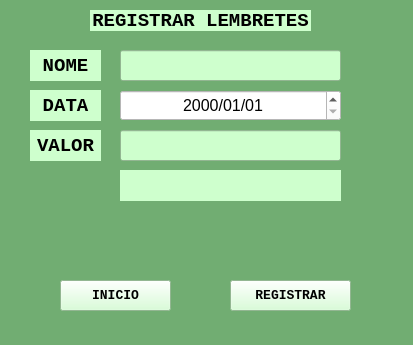
<?xml version="1.0" encoding="UTF-8"?>
<ui version="4.0">
 <class>MainWindow</class>
 <widget class="QMainWindow" name="MainWindow">
  <property name="geometry">
   <rect>
    <x>0</x>
    <y>0</y>
    <width>413</width>
    <height>345</height>
   </rect>
  </property>
  <property name="windowTitle">
   <string>MainWindow</string>
  </property>
  <property name="styleSheet">
   <string notr="true">background-color: rgb(113, 173, 114);
</string>
  </property>
  <widget class="QWidget" name="centralwidget">
   <widget class="QLabel" name="label">
    <property name="geometry">
     <rect>
      <x>30</x>
      <y>50</y>
      <width>71</width>
      <height>31</height>
     </rect>
    </property>
    <property name="font">
     <font>
      <family>Courier New</family>
      <pointsize>14</pointsize>
      <weight>75</weight>
      <bold>true</bold>
     </font>
    </property>
    <property name="styleSheet">
     <string notr="true">background-color: rgb(206, 255, 205);
</string>
    </property>
    <property name="frameShape">
     <enum>QFrame::NoFrame</enum>
    </property>
    <property name="frameShadow">
     <enum>QFrame::Plain</enum>
    </property>
    <property name="text">
     <string>NOME</string>
    </property>
    <property name="alignment">
     <set>Qt::AlignCenter</set>
    </property>
   </widget>
   <widget class="QLabel" name="label_2">
    <property name="geometry">
     <rect>
      <x>90</x>
      <y>10</y>
      <width>221</width>
      <height>21</height>
     </rect>
    </property>
    <property name="font">
     <font>
      <family>Courier New</family>
      <pointsize>14</pointsize>
      <weight>75</weight>
      <bold>true</bold>
     </font>
    </property>
    <property name="styleSheet">
     <string notr="true">background-color: rgb(206, 255, 205);
</string>
    </property>
    <property name="frameShape">
     <enum>QFrame::NoFrame</enum>
    </property>
    <property name="frameShadow">
     <enum>QFrame::Plain</enum>
    </property>
    <property name="text">
     <string>REGISTRAR LEMBRETES</string>
    </property>
    <property name="alignment">
     <set>Qt::AlignCenter</set>
    </property>
   </widget>
   <widget class="QLineEdit" name="lineEdit">
    <property name="geometry">
     <rect>
      <x>120</x>
      <y>50</y>
      <width>221</width>
      <height>31</height>
     </rect>
    </property>
    <property name="font">
     <font>
      <family>Courier New</family>
      <pointsize>12</pointsize>
      <weight>75</weight>
      <bold>true</bold>
     </font>
    </property>
    <property name="styleSheet">
     <string notr="true">background-color: rgb(206, 255, 205);

</string>
    </property>
   </widget>
   <widget class="QLabel" name="label_3">
    <property name="geometry">
     <rect>
      <x>30</x>
      <y>90</y>
      <width>71</width>
      <height>31</height>
     </rect>
    </property>
    <property name="font">
     <font>
      <family>Courier New</family>
      <pointsize>14</pointsize>
      <weight>75</weight>
      <bold>true</bold>
     </font>
    </property>
    <property name="styleSheet">
     <string notr="true">background-color: rgb(206, 255, 205);
</string>
    </property>
    <property name="frameShape">
     <enum>QFrame::NoFrame</enum>
    </property>
    <property name="frameShadow">
     <enum>QFrame::Plain</enum>
    </property>
    <property name="text">
     <string>DATA</string>
    </property>
    <property name="alignment">
     <set>Qt::AlignCenter</set>
    </property>
   </widget>
   <widget class="QLabel" name="label_4">
    <property name="geometry">
     <rect>
      <x>30</x>
      <y>130</y>
      <width>71</width>
      <height>31</height>
     </rect>
    </property>
    <property name="font">
     <font>
      <family>Courier New</family>
      <pointsize>14</pointsize>
      <weight>75</weight>
      <bold>true</bold>
     </font>
    </property>
    <property name="styleSheet">
     <string notr="true">background-color: rgb(206, 255, 205);
</string>
    </property>
    <property name="frameShape">
     <enum>QFrame::NoFrame</enum>
    </property>
    <property name="frameShadow">
     <enum>QFrame::Plain</enum>
    </property>
    <property name="text">
     <string>VALOR</string>
    </property>
    <property name="alignment">
     <set>Qt::AlignCenter</set>
    </property>
   </widget>
   <widget class="QLineEdit" name="lineEdit_2">
    <property name="geometry">
     <rect>
      <x>120</x>
      <y>130</y>
      <width>221</width>
      <height>31</height>
     </rect>
    </property>
    <property name="font">
     <font>
      <family>Courier New</family>
      <pointsize>12</pointsize>
      <weight>75</weight>
      <bold>true</bold>
     </font>
    </property>
    <property name="styleSheet">
     <string notr="true">background-color: rgb(206, 255, 205);

</string>
    </property>
   </widget>
   <widget class="QLabel" name="label_5">
    <property name="geometry">
     <rect>
      <x>120</x>
      <y>170</y>
      <width>221</width>
      <height>31</height>
     </rect>
    </property>
    <property name="font">
     <font>
      <family>Courier New</family>
      <pointsize>10</pointsize>
      <weight>75</weight>
      <bold>true</bold>
     </font>
    </property>
    <property name="styleSheet">
     <string notr="true">background-color: rgb(206, 255, 205);
</string>
    </property>
    <property name="frameShape">
     <enum>QFrame::NoFrame</enum>
    </property>
    <property name="frameShadow">
     <enum>QFrame::Plain</enum>
    </property>
    <property name="text">
     <string/>
    </property>
    <property name="alignment">
     <set>Qt::AlignLeading|Qt::AlignLeft|Qt::AlignVCenter</set>
    </property>
   </widget>
   <widget class="QPushButton" name="pushButton">
    <property name="geometry">
     <rect>
      <x>60</x>
      <y>280</y>
      <width>111</width>
      <height>31</height>
     </rect>
    </property>
    <property name="font">
     <font>
      <family>Courier New</family>
      <pointsize>10</pointsize>
      <weight>75</weight>
      <bold>true</bold>
     </font>
    </property>
    <property name="styleSheet">
     <string notr="true">background-color: rgb(206, 255, 205);
</string>
    </property>
    <property name="text">
     <string>INICIO</string>
    </property>
   </widget>
   <widget class="QPushButton" name="pushButton_2">
    <property name="geometry">
     <rect>
      <x>230</x>
      <y>280</y>
      <width>121</width>
      <height>31</height>
     </rect>
    </property>
    <property name="font">
     <font>
      <family>Courier New</family>
      <pointsize>10</pointsize>
      <weight>75</weight>
      <bold>true</bold>
     </font>
    </property>
    <property name="styleSheet">
     <string notr="true">background-color: rgb(206, 255, 205);
</string>
    </property>
    <property name="text">
     <string>REGISTRAR</string>
    </property>
   </widget>
   <widget class="QDateEdit" name="dateEdit">
    <property name="geometry">
     <rect>
      <x>120</x>
      <y>90</y>
      <width>221</width>
      <height>31</height>
     </rect>
    </property>
    <property name="font">
     <font>
      <pointsize>12</pointsize>
     </font>
    </property>
    <property name="styleSheet">
     <string notr="true">background-color: rgb(255, 255, 255);</string>
    </property>
    <property name="alignment">
     <set>Qt::AlignCenter</set>
    </property>
    <property name="maximumDateTime">
     <datetime>
      <hour>23</hour>
      <minute>59</minute>
      <second>59</second>
      <year>2021</year>
      <month>12</month>
      <day>31</day>
     </datetime>
    </property>
    <property name="maximumDate">
     <date>
      <year>2021</year>
      <month>12</month>
      <day>31</day>
     </date>
    </property>
    <property name="minimumDate">
     <date>
      <year>2000</year>
      <month>1</month>
      <day>1</day>
     </date>
    </property>
    <property name="currentSection">
     <enum>QDateTimeEdit::YearSection</enum>
    </property>
    <property name="displayFormat">
     <string>yyyy/MM/dd</string>
    </property>
   </widget>
  </widget>
  <widget class="QStatusBar" name="statusbar"/>
 </widget>
 <resources/>
 <connections/>
</ui>
